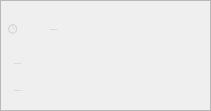
   <widget class="QFrame" name="frame_3">
    <property name="enabled">
     <bool>false</bool>
    </property>
    <property name="geometry">
     <rect>
      <x>678</x>
      <y>12</y>
      <width>211</width>
      <height>111</height>
     </rect>
    </property>
    <property name="styleSheet">
     <string notr="true">.neon_frame {}</string>
    </property>
    <property name="frameShape">
     <enum>QFrame::Shape::StyledPanel</enum>
    </property>
    <property name="frameShadow">
     <enum>QFrame::Shadow::Raised</enum>
    </property>
    <property name="style_type" stdset="0">
     <string>neon</string>
    </property>
    <widget class="QLabel" name="label_2">
     <property name="geometry">
      <rect>
       <x>50</x>
       <y>20</y>
       <width>149</width>
       <height>20</height>
      </rect>
     </property>
     <property name="font">
      <font>
       <pointsize>-1</pointsize>
       <bold>true</bold>
      </font>
     </property>
     <property name="text">
      <string>Achieved Hours</string>
     </property>
    </widget>
    <widget class="QLabel" name="academic_level">
     <property name="geometry">
      <rect>
       <x>14</x>
       <y>81</y>
       <width>141</width>
       <height>20</height>
      </rect>
     </property>
     <property name="font">
      <font>
       <pointsize>-1</pointsize>
       <bold>true</bold>
      </font>
     </property>
     <property name="text">
      <string>Academic Level</string>
     </property>
    </widget>
    <widget class="QLabel" name="achieved_hours">
     <property name="geometry">
      <rect>
       <x>14</x>
       <y>54</y>
       <width>141</width>
       <height>20</height>
      </rect>
     </property>
     <property name="font">
      <font>
       <pointsize>-1</pointsize>
       <bold>true</bold>
      </font>
     </property>
     <property name="text">
      <string>Achieved Hours</string>
     </property>
    </widget>
    <widget class="QLabel" name="label_7">
     <property name="geometry">
      <rect>
       <x>8</x>
       <y>6</y>
       <width>37</width>
       <height>45</height>
      </rect>
     </property>
     <property name="text">
      <string>🕒</string>
     </property>
     <property name="label_case" stdset="0">
      <string>icon</string>
     </property>
    </widget>
   </widget>
